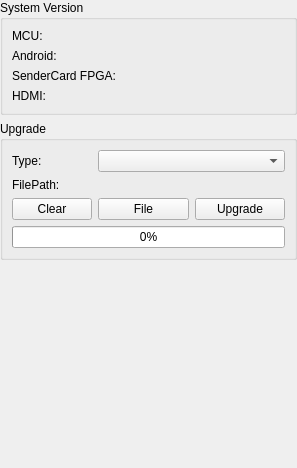
<?xml version="1.0" encoding="UTF-8"?>
<ui version="4.0">
 <class>MCUpgrade</class>
 <widget class="QWidget" name="MCUpgrade">
  <property name="geometry">
   <rect>
    <x>0</x>
    <y>0</y>
    <width>297</width>
    <height>468</height>
   </rect>
  </property>
  <property name="windowTitle">
   <string>Form</string>
  </property>
  <layout class="QVBoxLayout" name="verticalLayout">
   <property name="leftMargin">
    <number>0</number>
   </property>
   <property name="topMargin">
    <number>0</number>
   </property>
   <property name="rightMargin">
    <number>0</number>
   </property>
   <property name="bottomMargin">
    <number>0</number>
   </property>
   <item>
    <widget class="QGroupBox" name="groupBoxBrightness">
     <property name="styleSheet">
      <string notr="true"/>
     </property>
     <property name="title">
      <string>System Version</string>
     </property>
     <layout class="QGridLayout" name="gridLayout" columnstretch="0,1">
      <item row="1" column="0">
       <widget class="QLabel" name="labelAndroid">
        <property name="text">
         <string>Android:</string>
        </property>
       </widget>
      </item>
      <item row="2" column="0">
       <widget class="QLabel" name="labelSCFPGA">
        <property name="text">
         <string>SenderCard FPGA:</string>
        </property>
       </widget>
      </item>
      <item row="0" column="0">
       <widget class="QLabel" name="labelMCU">
        <property name="text">
         <string>MCU:</string>
        </property>
       </widget>
      </item>
      <item row="0" column="1">
       <widget class="QLabel" name="labelMCUVer">
        <property name="text">
         <string/>
        </property>
       </widget>
      </item>
      <item row="1" column="1">
       <widget class="QLabel" name="labelAndroidVer">
        <property name="text">
         <string/>
        </property>
       </widget>
      </item>
      <item row="3" column="1">
       <widget class="QLabel" name="labelHDMIVer">
        <property name="text">
         <string/>
        </property>
       </widget>
      </item>
      <item row="2" column="1">
       <widget class="QLabel" name="labelSCFPGAVer">
        <property name="text">
         <string/>
        </property>
       </widget>
      </item>
      <item row="3" column="0">
       <widget class="QLabel" name="labelHDMI">
        <property name="text">
         <string>HDMI:</string>
        </property>
       </widget>
      </item>
     </layout>
    </widget>
   </item>
   <item>
    <widget class="QGroupBox" name="groupBox">
     <property name="title">
      <string>Upgrade</string>
     </property>
     <layout class="QGridLayout" name="gridLayout_3" columnstretch="0,1,1">
      <item row="0" column="0">
       <widget class="QLabel" name="labelUpgradeType">
        <property name="text">
         <string>Type:</string>
        </property>
       </widget>
      </item>
      <item row="1" column="0">
       <widget class="QLabel" name="labelFilePath">
        <property name="text">
         <string>FilePath:</string>
        </property>
       </widget>
      </item>
      <item row="2" column="0">
       <widget class="QPushButton" name="btnClearFilePath">
        <property name="text">
         <string>Clear</string>
        </property>
       </widget>
      </item>
      <item row="2" column="1">
       <widget class="QPushButton" name="btnSelectFile">
        <property name="styleSheet">
         <string notr="true"/>
        </property>
        <property name="text">
         <string>File</string>
        </property>
       </widget>
      </item>
      <item row="2" column="2">
       <widget class="QPushButton" name="btnUpgrade">
        <property name="text">
         <string>Upgrade</string>
        </property>
       </widget>
      </item>
      <item row="0" column="1" colspan="2">
       <widget class="QComboBox" name="comboBoxUpgradeType"/>
      </item>
      <item row="3" column="0" colspan="3">
       <widget class="HasErrorProgressBar" name="progressBarUpgrade">
        <property name="maximumSize">
         <size>
          <width>16777215</width>
          <height>34</height>
         </size>
        </property>
        <property name="styleSheet">
         <string notr="true"/>
        </property>
        <property name="maximum">
         <number>100</number>
        </property>
        <property name="value">
         <number>0</number>
        </property>
        <property name="orientation">
         <enum>Qt::Horizontal</enum>
        </property>
        <property name="invertedAppearance">
         <bool>false</bool>
        </property>
        <property name="textDirection">
         <enum>QProgressBar::TopToBottom</enum>
        </property>
        <property name="format">
         <string notr="true">%p%</string>
        </property>
       </widget>
      </item>
      <item row="1" column="1" colspan="2">
       <widget class="QLabel" name="labelFilePathInfo">
        <property name="sizePolicy">
         <sizepolicy hsizetype="Preferred" vsizetype="Fixed">
          <horstretch>0</horstretch>
          <verstretch>0</verstretch>
         </sizepolicy>
        </property>
        <property name="text">
         <string/>
        </property>
       </widget>
      </item>
     </layout>
    </widget>
   </item>
   <item>
    <spacer name="verticalSpacer">
     <property name="orientation">
      <enum>Qt::Vertical</enum>
     </property>
     <property name="sizeHint" stdset="0">
      <size>
       <width>20</width>
       <height>203</height>
      </size>
     </property>
    </spacer>
   </item>
  </layout>
 </widget>
 <customwidgets>
  <customwidget>
   <class>HasErrorProgressBar</class>
   <extends>QProgressBar</extends>
   <header location="global">CustomWidget/mcelevatedclass.h</header>
  </customwidget>
 </customwidgets>
 <resources/>
 <connections/>
</ui>
